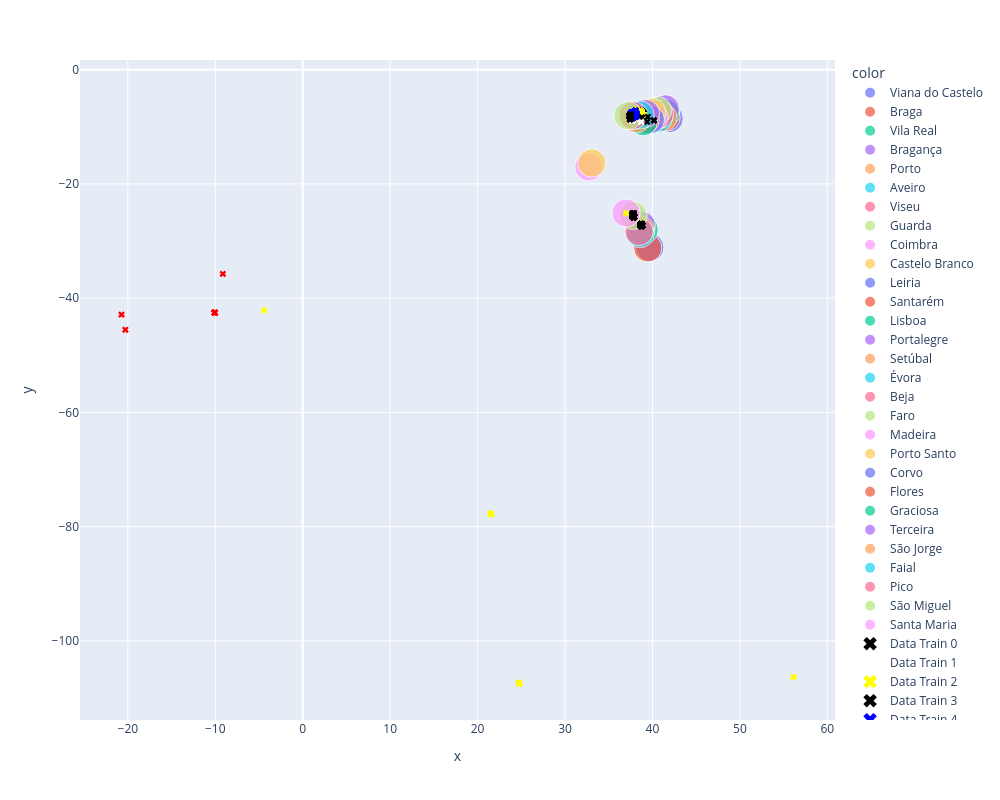

Source (notebook cell):
### Code cell
# Visualização 

# Obter lat e long para perceber se os dados que cada centroide têm  
def data_por_cent(X_train):
    centros = X_train['Centroide'].unique()
    latitude, longitude = [], []
    for c in centros:
        lat, log = [], []
        for i in X_train['ID']:
            if X_train['Centroide'][i] == c:
                lat.append(X_train['latitude'][i])
                log.append(X_train['longitude'][i]) 
        latitude.append(lat)
        longitude.append(log)     
    return centros, latitude, longitude

centros, latitude, longitude = data_por_cent(X)

# Criar tamanho ds centroides
distrito['size'] =[10] * 29

def viz_kmeans(distrito, centros, latitude, longitude):
    color = ['black', 'white', 'yellow', 'black', 'blue', 'black','black', 'red', 'yellow', 'black','black', 'white', 'yellow' ] # qnd tivermos + dados tenho de meter 29 cores
    fig = px.scatter(x = distrito['latitude'], y = distrito['longitude'], color = distrito['Distrito'], size = distrito['size'])
    for i in range(len(centros)):
        fig.add_scatter(x =latitude[i] , y=longitude[i], mode='markers', name=f'Data Train {i}',  marker=dict(color=color[i], symbol="x"))
    fig.update_layout(autosize=False,width=1000,height=800)
    fig.show()
viz_kmeans(distrito, centros, latitude, longitude)

### Figure 1 — Plotly figure (JSON) as saved in the notebook; plotly's stock layout.template omitted (floating-point values rounded to 4 significant figures; data arrays with more than 128 entries replaced by an {"elided": "..."} marker saying what was removed)
{"data": [{"hovertemplate": "color=Viana do Castelo<br>x=%{x}<br>y=%{y}<br>size=%{marker.size}<extra></extra>", "legendgroup": "Viana do Castelo", "marker": {"color": "#636efa", "size": [10], "sizemode": "area", "sizeref": 0.025, "symbol": "circle"}, "mode": "markers", "name": "Viana do Castelo", "orientation": "v", "showlegend": true, "type": "scatter", "x": [41.91], "xaxis": "x", "y": [-8.561], "yaxis": "y"}, {"hovertemplate": "color=Braga<br>x=%{x}<br>y=%{y}<br>size=%{marker.size}<extra></extra>", "legendgroup": "Braga", "marker": {"color": "#EF553B", "size": [10], "sizemode": "area", "sizeref": 0.025, "symbol": "circle"}, "mode": "markers", "name": "Braga", "orientation": "v", "showlegend": true, "type": "scatter", "x": [41.56], "xaxis": "x", "y": [-8.322], "yaxis": "y"}, {"hovertemplate": "color=Vila Real<br>x=%{x}<br>y=%{y}<br>size=%{marker.size}<extra></extra>", "legendgroup": "Vila Real", "marker": {"color": "#00cc96", "size": [10], "sizemode": "area", "sizeref": 0.025, "symbol": "circle"}, "mode": "markers", "name": "Vila Real", "orientation": "v", "showlegend": true, "type": "scatter", "x": [41.5], "xaxis": "x", "y": [-7.644], "yaxis": "y"}, {"hovertemplate": "color=Bragança<br>x=%{x}<br>y=%{y}<br>size=%{marker.size}<extra></extra>", "legendgroup": "Bragança", "marker": {"color": "#ab63fa", "size": [10], "sizemode": "area", "sizeref": 0.025, "symbol": "circle"}, "mode": "markers", "name": "Bragança", "orientation": "v", "showlegend": true, "type": "scatter", "x": [41.46], "xaxis": "x", "y": [-6.846], "yaxis": "y"}, {"hovertemplate": "color=Porto<br>x=%{x}<br>y=%{y}<br>size=%{marker.size}<extra></extra>", "legendgroup": "Porto", "marker": {"color": "#FFA15A", "size": [10], "sizemode": "area", "sizeref": 0.025, "symbol": "circle"}, "mode": "markers", "name": "Porto", "orientation": "v", "showlegend": true, "type": "scatter", "x": [41.2], "xaxis": "x", "y": [-8.371], "yaxis": "y"}, {"hovertemplate": "color=Aveiro<br>x=%{x}<br>y=%{y}<br>size=%{marker.size}<extra></extra>", "legendgroup": "Aveiro", "marker": {"color": "#19d3f3", "size": [10], "sizemode": "area", "sizeref": 0.025, "symbol": "circle"}, "mode": "markers", "name": "Aveiro", "orientation": "v", "showlegend": true, "type": "scatter", "x": [40.69], "xaxis": "x", "y": [-8.478], "yaxis": "y"}, {"hovertemplate": "color=Viseu<br>x=%{x}<br>y=%{y}<br>size=%{marker.size}<extra></extra>", "legendgroup": "Viseu", "marker": {"color": "#FF6692", "size": [10], "sizemode": "area", "sizeref": 0.025, "symbol": "circle"}, "mode": "markers", "name": "Viseu", "orientation": "v", "showlegend": true, "type": "scatter", "x": [40.8], "xaxis": "x", "y": [-7.82], "yaxis": "y"}, {"hovertemplate": "color=Guarda<br>x=%{x}<br>y=%{y}<br>size=%{marker.size}<extra></extra>", "legendgroup": "Guarda", "marker": {"color": "#B6E880", "size": [10], "sizemode": "area", "sizeref": 0.025, "symbol": "circle"}, "mode": "markers", "name": "Guarda", "orientation": "v", "showlegend": true, "type": "scatter", "x": [40.58], "xaxis": "x", "y": [-7.176], "yaxis": "y"}, {"hovertemplate": "color=Coimbra<br>x=%{x}<br>y=%{y}<br>size=%{marker.size}<extra></extra>", "legendgroup": "Coimbra", "marker": {"color": "#FF97FF", "size": [10], "sizemode": "area", "sizeref": 0.025, "symbol": "circle"}, "mode": "markers", "name": "Coimbra", "orientation": "v", "showlegend": true, "type": "scatter", "x": [40.16], "xaxis": "x", "y": [-8.337], "yaxis": "y"}, {"hovertemplate": "color=Castelo Branco<br>x=%{x}<br>y=%{y}<br>size=%{marker.size}<extra></extra>", "legendgroup": "Castelo Branco", "marker": {"color": "#FECB52", "size": [10], "sizemode": "area", "sizeref": 0.025, "symbol": "circle"}, "mode": "markers", "name": "Castelo Branco", "orientation": "v", "showlegend": true, "type": "scatter", "x": [39.92], "xaxis": "x", "y": [-7.451], "yaxis": "y"}, {"hovertemplate": "color=Leiria<br>x=%{x}<br>y=%{y}<br>size=%{marker.size}<extra></extra>", "legendgroup": "Leiria", "marker": {"color": "#636efa", "size": [10], "sizemode": "area", "sizeref": 0.025, "symbol": "circle"}, "mode": "markers", "name": "Leiria", "orientation": "v", "showlegend": true, "type": "scatter", "x": [39.76], "xaxis": "x", "y": [-8.737], "yaxis": "y"}, {"hovertemplate": "color=Santarém<br>x=%{x}<br>y=%{y}<br>size=%{marker.size}<extra></extra>", "legendgroup": "Santarém", "marker": {"color": "#EF553B", "size": [10], "sizemode": "area", "sizeref": 0.025, "symbol": "circle"}, "mode": "markers", "name": "Santarém", "orientation": "v", "showlegend": true, "type": "scatter", "x": [39.16], "xaxis": "x", "y": [-8.792], "yaxis": "y"}, {"hovertemplate": "color=Lisboa<br>x=%{x}<br>y=%{y}<br>size=%{marker.size}<extra></extra>", "legendgroup": "Lisboa", "marker": {"color": "#00cc96", "size": [10], "sizemode": "area", "sizeref": 0.025, "symbol": "circle"}, "mode": "markers", "name": "Lisboa", "orientation": "v", "showlegend": true, "type": "scatter", "x": [38.95], "xaxis": "x", "y": [-9.108], "yaxis": "y"}, {"hovertemplate": "color=Portalegre<br>x=%{x}<br>y=%{y}<br>size=%{marker.size}<extra></extra>", "legendgroup": "Portalegre", "marker": {"color": "#ab63fa", "size": [10], "sizemode": "area", "sizeref": 0.025, "symbol": "circle"}, "mode": "markers", "name": "Portalegre", "orientation": "v", "showlegend": true, "type": "scatter", "x": [39.2], "xaxis": "x", "y": [-7.66], "yaxis": "y"}, {"hovertemplate": "color=Setúbal<br>x=%{x}<br>y=%{y}<br>size=%{marker.size}<extra></extra>", "legendgroup": "Setúbal", "marker": {"color": "#FFA15A", "size": [10], "sizemode": "area", "sizeref": 0.025, "symbol": "circle"}, "mode": "markers", "name": "Setúbal", "orientation": "v", "showlegend": true, "type": "scatter", "x": [38.17], "xaxis": "x", "y": [-8.577], "yaxis": "y"}, {"hovertemplate": "color=Évora<br>x=%{x}<br>y=%{y}<br>size=%{marker.size}<extra></extra>", "legendgroup": "Évora", "marker": {"color": "#19d3f3", "size": [10], "sizemode": "area", "sizeref": 0.025, "symbol": "circle"}, "mode": "markers", "name": "Évora", "orientation": "v", "showlegend": true, "type": "scatter", "x": [38.57], "xaxis": "x", "y": [-7.916], "yaxis": "y"}, {"hovertemplate": "color=Beja<br>x=%{x}<br>y=%{y}<br>size=%{marker.size}<extra></extra>", "legendgroup": "Beja", "marker": {"color": "#FF6692", "size": [10], "sizemode": "area", "sizeref": 0.025, "symbol": "circle"}, "mode": "markers", "name": "Beja", "orientation": "v", "showlegend": true, "type": "scatter", "x": [37.78], "xaxis": "x", "y": [-8.012], "yaxis": "y"}, {"hovertemplate": "color=Faro<br>x=%{x}<br>y=%{y}<br>size=%{marker.size}<extra></extra>", "legendgroup": "Faro", "marker": {"color": "#B6E880", "size": [10], "sizemode": "area", "sizeref": 0.025, "symbol": "circle"}, "mode": "markers", "name": "Faro", "orientation": "v", "showlegend": true, "type": "scatter", "x": [37.2], "xaxis": "x", "y": [-8.036], "yaxis": "y"}, {"hovertemplate": "color=Madeira<br>x=%{x}<br>y=%{y}<br>size=%{marker.size}<extra></extra>", "legendgroup": "Madeira", "marker": {"color": "#FF97FF", "size": [10], "sizemode": "area", "sizeref": 0.025, "symbol": "circle"}, "mode": "markers", "name": "Madeira", "orientation": "v", "showlegend": true, "type": "scatter", "x": [32.73], "xaxis": "x", "y": [-17.03], "yaxis": "y"}, {"hovertemplate": "color=Porto Santo<br>x=%{x}<br>y=%{y}<br>size=%{marker.size}<extra></extra>", "legendgroup": "Porto Santo", "marker": {"color": "#FECB52", "size": [10], "sizemode": "area", "sizeref": 0.025, "symbol": "circle"}, "mode": "markers", "name": "Porto Santo", "orientation": "v", "showlegend": true, "type": "scatter", "x": [33.07], "xaxis": "x", "y": [-16.34], "yaxis": "y"}, {"hovertemplate": "color=Corvo<br>x=%{x}<br>y=%{y}<br>size=%{marker.size}<extra></extra>", "legendgroup": "Corvo", "marker": {"color": "#636efa", "size": [10], "sizemode": "area", "sizeref": 0.025, "symbol": "circle"}, "mode": "markers", "name": "Corvo", "orientation": "v", "showlegend": true, "type": "scatter", "x": [39.7], "xaxis": "x", "y": [-31.11], "yaxis": "y"}, {"hovertemplate": "color=Flores<br>x=%{x}<br>y=%{y}<br>size=%{marker.size}<extra></extra>", "legendgroup": "Flores", "marker": {"color": "#EF553B", "size": [10], "sizemode": "area", "sizeref": 0.025, "symbol": "circle"}, "mode": "markers", "name": "Flores", "orientation": "v", "showlegend": true, "type": "scatter", "x": [39.45], "xaxis": "x", "y": [-31.2], "yaxis": "y"}, {"hovertemplate": "color=Graciosa<br>x=%{x}<br>y=%{y}<br>size=%{marker.size}<extra></extra>", "legendgroup": "Graciosa", "marker": {"color": "#00cc96", "size": [10], "sizemode": "area", "sizeref": 0.025, "symbol": "circle"}, "mode": "markers", "name": "Graciosa", "orientation": "v", "showlegend": true, "type": "scatter", "x": [39.05], "xaxis": "x", "y": [-28.01], "yaxis": "y"}, {"hovertemplate": "color=Terceira<br>x=%{x}<br>y=%{y}<br>size=%{marker.size}<extra></extra>", "legendgroup": "Terceira", "marker": {"color": "#ab63fa", "size": [10], "sizemode": "area", "sizeref": 0.025, "symbol": "circle"}, "mode": "markers", "name": "Terceira", "orientation": "v", "showlegend": true, "type": "scatter", "x": [38.73], "xaxis": "x", "y": [-27.22], "yaxis": "y"}, {"hovertemplate": "color=São Jorge<br>x=%{x}<br>y=%{y}<br>size=%{marker.size}<extra></extra>", "legendgroup": "São Jorge", "marker": {"color": "#FFA15A", "size": [10], "sizemode": "area", "sizeref": 0.025, "symbol": "circle"}, "mode": "markers", "name": "São Jorge", "orientation": "v", "showlegend": true, "type": "scatter", "x": [38.65], "xaxis": "x", "y": [-28.06], "yaxis": "y"}, {"hovertemplate": "color=Faial<br>x=%{x}<br>y=%{y}<br>size=%{marker.size}<extra></extra>", "legendgroup": "Faial", "marker": {"color": "#19d3f3", "size": [10], "sizemode": "area", "sizeref": 0.025, "symbol": "circle"}, "mode": "markers", "name": "Faial", "orientation": "v", "showlegend": true, "type": "scatter", "x": [38.59], "xaxis": "x", "y": [-28.7], "yaxis": "y"}, {"hovertemplate": "color=Pico<br>x=%{x}<br>y=%{y}<br>size=%{marker.size}<extra></extra>", "legendgroup": "Pico", "marker": {"color": "#FF6692", "size": [10], "sizemode": "area", "sizeref": 0.025, "symbol": "circle"}, "mode": "markers", "name": "Pico", "orientation": "v", "showlegend": true, "type": "scatter", "x": [38.46], "xaxis": "x", "y": [-28.34], "yaxis": "y"}, {"hovertemplate": "color=São Miguel<br>x=%{x}<br>y=%{y}<br>size=%{marker.size}<extra></extra>", "legendgroup": "São Miguel", "marker": {"color": "#B6E880", "size": [10], "sizemode": "area", "sizeref": 0.025, "symbol": "circle"}, "mode": "markers", "name": "São Miguel", "orientation": "v", "showlegend": true, "type": "scatter", "x": [37.78], "xaxis": "x", "y": [-25.52], "yaxis": "y"}, {"hovertemplate": "color=Santa Maria<br>x=%{x}<br>y=%{y}<br>size=%{marker.size}<extra></extra>", "legendgroup": "Santa Maria", "marker": {"color": "#FF97FF", "size": [10], "sizemode": "area", "sizeref": 0.025, "symbol": "circle"}, "mode": "markers", "name": "Santa Maria", "orientation": "v", "showlegend": true, "type": "scatter", "x": [36.98], "xaxis": "x", "y": [-25.1], "yaxis": "y"}, {"marker": {"color": "black", "symbol": "x"}, "mode": "markers", "name": "Data Train 0", "type": "scatter", "x": {"elided": "295 float values"}, "y": {"elided": "295 float values"}}, {"marker": {"color": "white", "symbol": "x"}, "mode": "markers", "name": "Data Train 1", "type": "scatter", "x": {"elided": "285 float values"}, "y": {"elided": "285 float values"}}, {"marker": {"color": "yellow", "symbol": "x"}, "mode": "markers", "name": "Data Train 2", "type": "scatter", "x": {"elided": "1304 float values"}, "y": {"elided": "1304 float values"}}, {"marker": {"color": "black", "symbol": "x"}, "mode": "markers", "name": "Data Train 3", "type": "scatter", "x": {"elided": "993 float values"}, "y": {"elided": "993 float values"}}, {"marker": {"color": "blue", "symbol": "x"}, "mode": "markers", "name": "Data Train 4", "type": "scatter", "x": {"elided": "1059 float values"}, "y": {"elided": "1059 float values"}}, {"marker": {"color": "black", "symbol": "x"}, "mode": "markers", "name": "Data Train 5", "type": "scatter", "x": {"elided": "431 float values"}, "y": {"elided": "431 float values"}}, {"marker": {"color": "black", "symbol": "x"}, "mode": "markers", "name": "Data Train 6", "type": "scatter", "x": [37.48, 37.45, 37.48, 37.44, 37.38, 37.46, 37.48, 37.38, 37.49, 37.49, 37.36, 37.49, 37.48, 37.48, 37.49, 37.48, 37.48, 37.44, 37.49, 37.48, 37.44, 37.42, 37.48, 37.48, 37.48, 37.48, 37.38, 37.38, 37.44, 37.47, 37.49, 37.49, 37.44, 37.44, 37.49, 37.48, 37.48, 37.38, 37.44, 37.49, 37.38, 37.38, 37.48, 37.48, 37.44, 37.41, 37.44, 37.38, 37.44, 37.38, 37.38, 37.44, 37.48, 37.49, 37.43, 37.48, 37.48, 37.44, 37.48, 37.38, 37.38, 37.48, 37.49, 37.49, 37.38, 37.44, 37.47, 37.48, 37.49, 37.49, 37.48, 37.48, 37.48], "y": [-8.539, -8.063, -8.021, -7.937, -8.141, -8.488, -7.822, -8.156, -8.145, -8.145, -8.061, -8.145, -8.55, -8.55, -8.145, -8.55, -8.55, -7.937, -8.145, -8.55, -7.937, -8.699, -8.021, -8.55, -8.55, -8.023, -8.156, -8.156, -7.937, -8.219, -8.498, -8.145, -7.919, -7.937, -8.145, -8.55, -8.55, -8.156, -7.937, -8.145, -8.156, -8.156, -8.55, -8.55, -7.937, -8.1, -7.937, -8.156, -7.937, -8.156, -8.156, -7.937, -8.55, -8.145, -8.753, -8.55, -8.55, -7.937, -8.55, -8.156, -8.156, -8.55, -8.145, -8.145, -8.156, -7.937, -8.622, -8.55, -8.145, -8.145, -8.55, -8.55, -8.55]}, {"marker": {"color": "red", "symbol": "x"}, "mode": "markers", "name": "Data Train 7", "type": "scatter", "x": [-10.06, -10.06, -10.06, -10.06, -10.06, -10.06, -9.136, -10.06, -10.06, -10.06, -10.06, -10.06, -10.06, -20.73, -10.06, -20.29], "y": [-42.55, -42.55, -42.55, -42.55, -42.55, -42.55, -35.75, -42.55, -42.55, -42.55, -42.55, -42.55, -42.55, -42.88, -42.55, -45.54]}, {"marker": {"color": "yellow", "symbol": "x"}, "mode": "markers", "name": "Data Train 8", "type": "scatter", "x": [24.76, 21.52, 24.76, 24.76, 21.52, 21.52, 21.52, 21.52, 21.52, 24.76, 24.76, 24.76, 56.13, 24.76, 24.76, 21.52, 24.76, 21.52, 21.52, 21.52, 21.52, 24.76, 24.76], "y": [-107.4, -77.78, -107.4, -107.4, -77.78, -77.78, -77.78, -77.78, -77.78, -107.4, -107.4, -107.4, -106.3, -107.4, -107.4, -77.78, -107.4, -77.78, -77.78, -77.78, -77.78, -107.4, -107.4]}, {"marker": {"color": "black", "symbol": "x"}, "mode": "markers", "name": "Data Train 9", "type": "scatter", "x": [39.39, 38.8, 38.8, 38.8], "y": [-9.118, -8.404, -8.404, -8.404]}, {"marker": {"color": "black", "symbol": "x"}, "mode": "markers", "name": "Data Train 10", "type": "scatter", "x": [40.17, 40.16, 39.48], "y": [-8.864, -8.866, -8.244]}, {"marker": {"color": "white", "symbol": "x"}, "mode": "markers", "name": "Data Train 11", "type": "scatter", "x": [38.72], "y": [-9.139]}, {"marker": {"color": "yellow", "symbol": "x"}, "mode": "markers", "name": "Data Train 12", "type": "scatter", "x": [-4.409, 36.98], "y": [-42.12, -25.12]}], "layout": {"autosize": false, "height": 800, "legend": {"itemsizing": "constant", "title": {"text": "color"}, "tracegroupgap": 0}, "margin": {"t": 60}, "width": 1000, "xaxis": {"anchor": "y", "autorange": true, "domain": [0, 1], "range": [-25.48, 60.88], "title": {"text": "x"}, "type": "linear"}, "yaxis": {"anchor": "x", "autorange": true, "domain": [0, 1], "range": [-113.9, 1.7], "title": {"text": "y"}, "type": "linear"}}}
